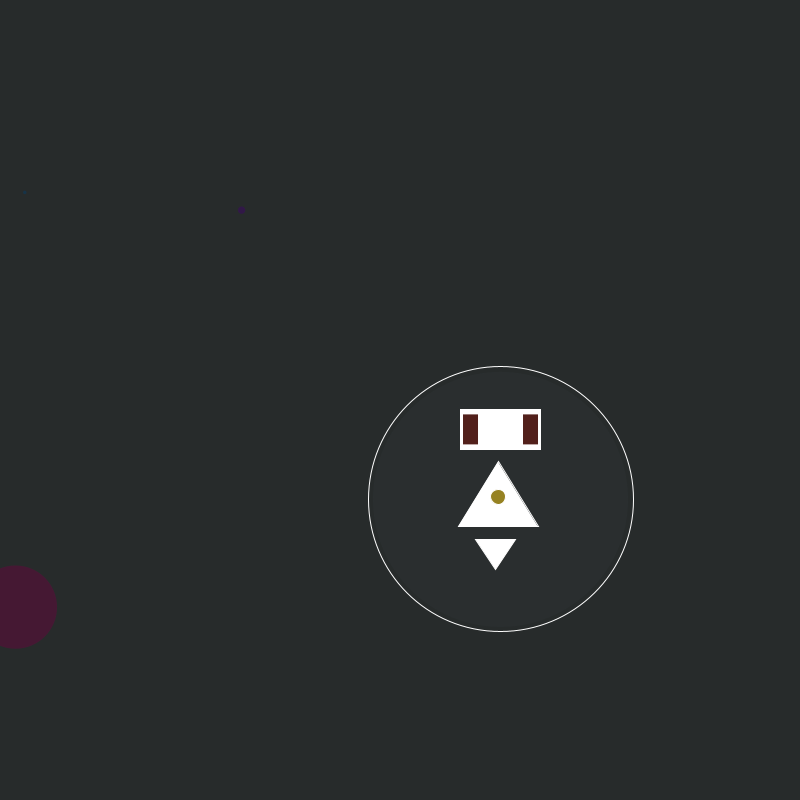
Frame 1 (no input)
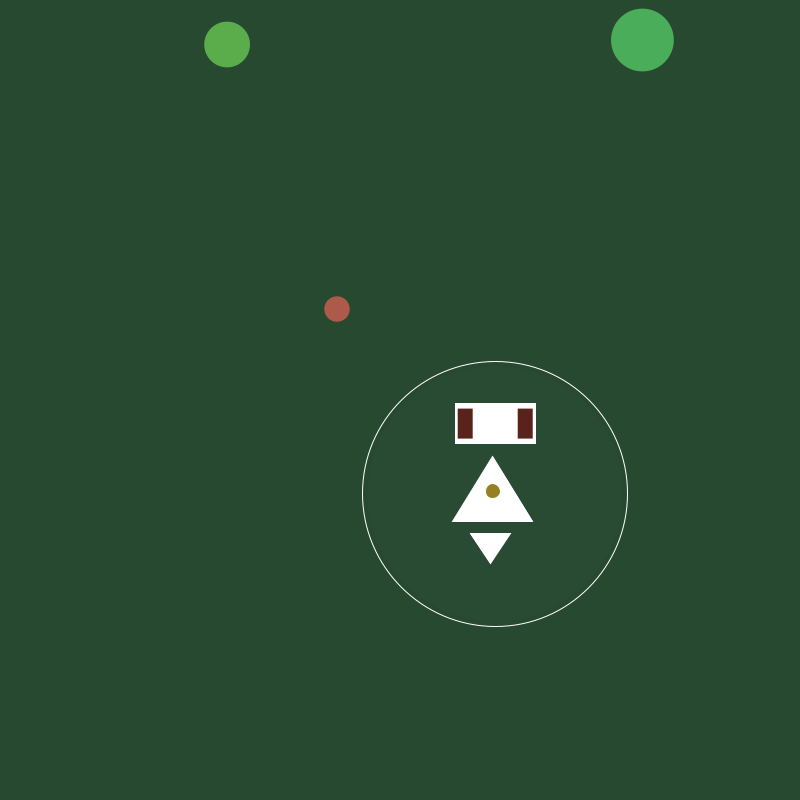
Frame 60 (the mouse pressed at the canvas centre just before this capture)
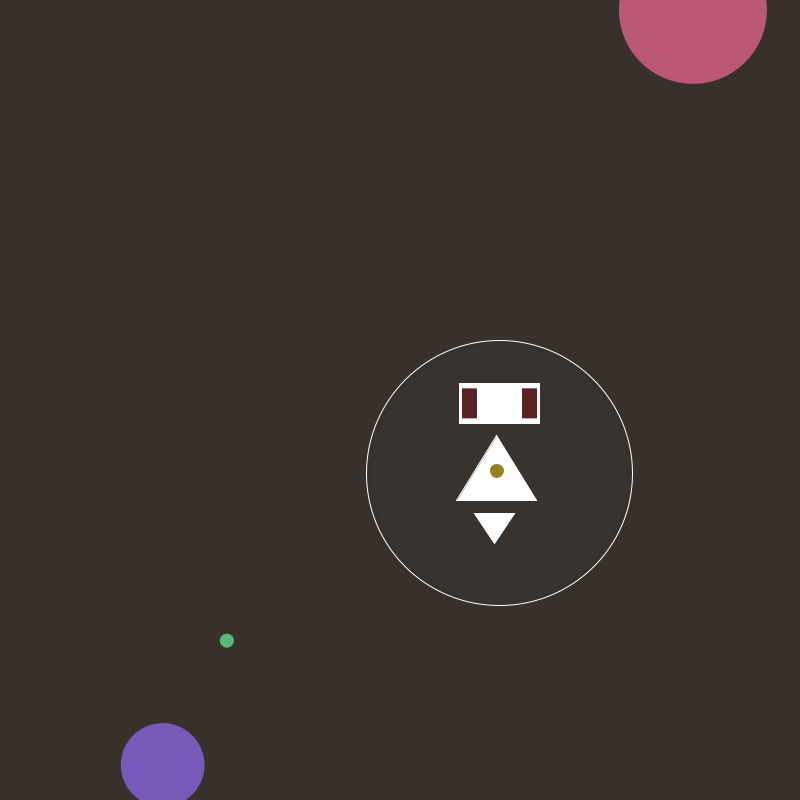
Frame 120 (the mouse held since frame 60 and released just before this capture)

The Processing sketch that drew these frames (run headless with seeded random() and noise(); from frame 60 on, the mouse is pressed at the canvas centre):

// Processing sketch: processing_42560
// ── processing_42560.pde


float backR;
float backG;
float backB;

float eyeR;
float eyeG;
float eyeB;

float a;
float b;
float c;
float d;

float centerPotX; // Center X coordinate of W.W.
float centerPotY; // Center Y coordinate of W.W.

float moveSpeed1; // Moving speed1 of W.W.
float moveSpeed2; // Moving speed2 of W.W.
float moveSpeed3; // Moving speed3 of W.W.
float moveSpeed4; // Moving speed4 of W.W.

void setup () {
  // Set the size of the window
  size (800, 800);
  centerPotX = 500;
  centerPotY = 500;
  frameRate (200);
  smooth ();
}

void draw () {
  // Draw a randomly changed background
  moveSpeed1 = 0.2*random (200)-0.2*random(200);
  moveSpeed3 = 0.2*random (200)-0.2*random(200);
  moveSpeed2 = 0.2*random (200)-0.2*random(200);
  moveSpeed4 = 0.2*random (200)-0.2*random(200);
  centerPotX = 0.9998*centerPotX + 0.065*moveSpeed1 - 0.065*moveSpeed3 + 0.3*random (20) - 0.3*random (20);
  centerPotY = 0.9998*centerPotY - 0.065*moveSpeed2 + 0.065*moveSpeed4 + 0.3*random (20) - 0.3*random (20);
  if (centerPotX < 200) {
    centerPotX = 400 -centerPotX;
  } else if (centerPotX > 600) {
    centerPotX = 1200 - centerPotX;
  }
  if (centerPotY < 200) {
    centerPotY = 400-centerPotY;
  } else if (centerPotY > 600) {
    centerPotY = 1200 - centerPotY;
  }
  backR = backR + 0.03*random (400) - 0.03*random (400);
  backG = backG + 0.03*random (400) - 0.03*random (400);
  backB = backB + 0.03*random (400) - 0.03*random (400);
  background (40+centerPotX*0.015-centerPotY*0.015+0.5*backR,40+centerPotY*0.015-centerPotX*0.015+0.5*backG,40+centerPotX*0.015-centerPotY*0.015+0.5*backB);
  
  
  // Set CENTER mode
  ellipseMode (CENTER);
  rectMode (CENTER);
  
  // Draw W.W.'s cycle
 stroke (255);
 noFill ();
 ellipse (centerPotX,centerPotY,270-centerPotX*0.005-centerPotY*0.005,270-centerPotX*0.005-centerPotY*0.005);
 noStroke ();
 fill (centerPotX*0.05+centerPotY*0.02+50, centerPotY*0.02+centerPotX*0.02+80, centerPotX*0.03+centerPotY*0.04+90,15);
 ellipse (centerPotX,centerPotY,260-centerPotX*0.005-centerPotY*0.005,260-centerPotX*0.005-centerPotY*0.005);
  
  // Draw W.W.'s body
  stroke (255);
  fill (255);
  triangle (centerPotX/1.005,centerPotY/1.005-35,centerPotX/1.005-40,centerPotY/1.005+30,centerPotX/1.005+40,centerPotY/1.005+30);
  
  // Draw W.W.'s head
  stroke (255);
  fill (255);
  rect (centerPotX,centerPotY-70,80,40);
  
  // Draw W.W.'s eyes
  noStroke ();
  eyeR = random (255);
  eyeG = random (255);
  eyeB = random (255);
 fill (eyeR*0.04+eyeG*0.03+80, eyeR*0.02+eyeB*0.02+30, eyeG*0.04+eyeB*0.05+20);
 rect (centerPotX-30,centerPotY-70,15,30);
 rect (centerPotX+30,centerPotY-70,15,30);

 // Draw W.W.'s leg
 stroke (255);
 fill (255);
 triangle (centerPotX/1.01-20,centerPotY/1.01+45,centerPotX/1.01+20,centerPotY/1.01+45,centerPotX/1.01,centerPotY/1.01+75);
 
 // Draw W.W.'S pot
 stroke (255);
 fill (150, centerPotX*0.02+120, centerPotY*0.01+30);
 ellipse (centerPotX/1.005,centerPotY/1.005,10+centerPotX*0.005+centerPotY*0.005,10+centerPotX*0.005+centerPotY*0.005);
 
 // Draw W.W.'s trace
 noStroke ();
 a = random (255);
 b = random (50);
 c = random (100);
 d = random (150);
 fill (eyeR, eyeG, eyeB, a);
 ellipse (random(width),random(height), b, b);
 fill (eyeB, eyeR, eyeG, a);
 ellipse (random(width),random(height), c, c);
 fill (eyeG, eyeR, eyeB, a);
 ellipse (random(width),random(height), d, d);
} 
